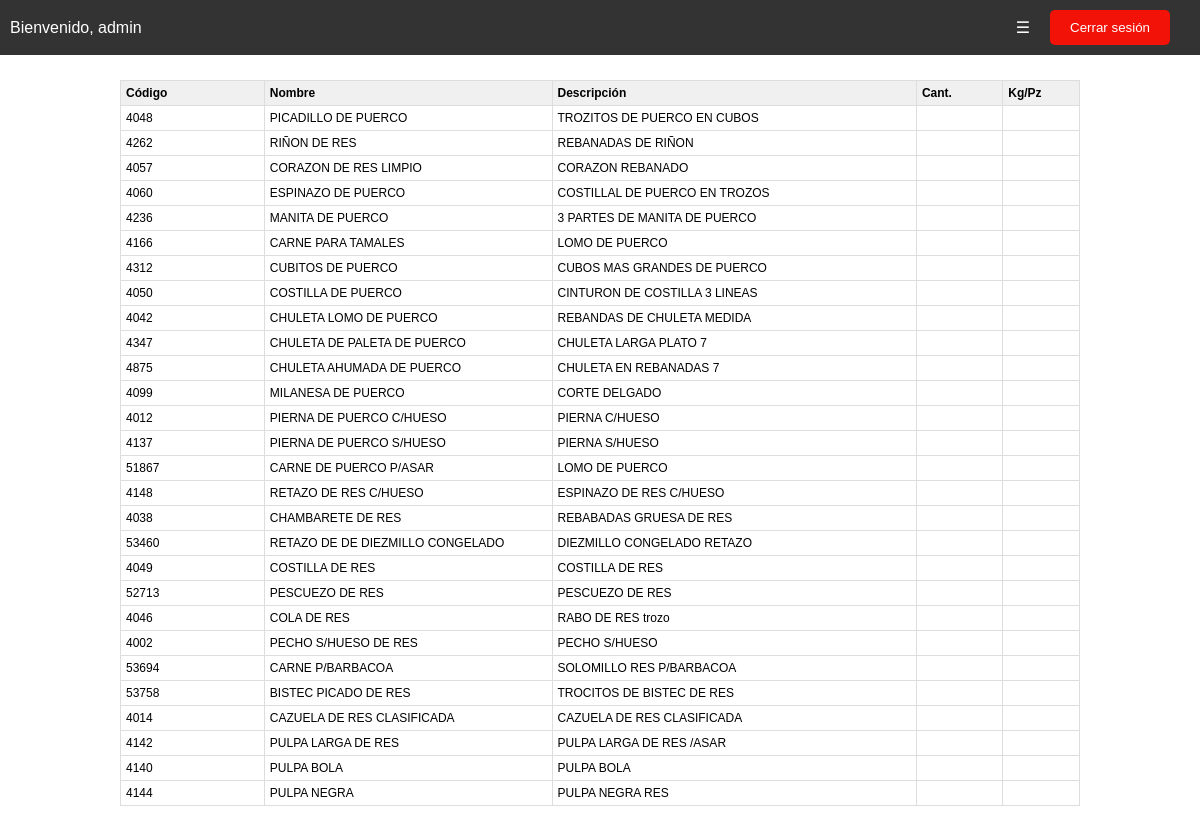
The app's page /fornatoinv.php (signed in) with its own data.
### tables this page shows
CREATE TABLE `add_product` (
  `id` int(11) NOT NULL,
  `codigo` varchar(50) NOT NULL,
  `nombre` varchar(255) NOT NULL,
  `descripcion` text NOT NULL,
  `variante` varchar(100) NOT NULL,
  `cantidad` int(11) NOT NULL,
  `unidad_medida` enum('pieza','kilo') NOT NULL DEFAULT 'pieza',
  `cantidad_minima` int(11) DEFAULT NULL,
  `cantidad_maxima` int(11) DEFAULT NULL,
  `excedente` int(11) DEFAULT NULL
);

### fornatoinv.php (the view, shortened to what this page needs)
<?php
include('conexion.php');
$query = "SELECT * FROM add_product";
$result = $conn->query($query);
?>
<!DOCTYPE html>
<html>
<head>
    <link rel="stylesheet" href="style.css">
</head>
<body>
    <div class="nav-bar">
        <ul>
            <li style="margin-right: auto;">Bienvenido, <?php echo $_SESSION['username']; ?></li>
            <li><a href="#" class="menu-btn">&#9776;</a>
            </li>
            <li><button class="logout-btn" id="logout-btn">Cerrar sesión</button></li>
        </ul>
    </div>
<div class="container">
    <table>
        <tr>
            <th>Código</th>
            <th>Nombre</th>
            <th>Descripción</th>
            <th>Cant.</th>
            <th>Kg/Pz</th>
        </tr>
        <?php while ($row = $result->fetch_assoc()) { ?>
            <tr>
                <td><?php echo $row['codigo']; ?></td>
                <td><?php echo $row['nombre']; ?></td>
                <td><?php echo $row['descripcion']; ?></td>
                <td>&nbsp;</td>
                <td>&nbsp;</td>
            </tr>
        <?php } ?>
    </table>
</div>    </div>
</body>
</html>

### style.css (style rules this page uses)
body { font-family: Arial, sans-serif; margin: 0; padding: 0; }
.nav-bar { position: fixed !important; top: 0; left: 0; width: 100%; background-color: #333; color: #fff; padding: 10px; text-align: right; z-index: 1000; box-sizing: border-box; }
.nav-bar ul { list-style: none; margin: 0; padding: 0; display: flex; justify-content: space-between; align-items: center; }
.nav-bar ul li { margin-right: 20px; position: relative; }
.nav-bar a { color: #fff; text-decoration: none; }
.logout-btn { background-color: #f31208; color: #fff; padding: 10px 20px; border: none; border-radius: 5px; cursor: pointer; }
.container { width: 80%; margin: 80px auto 40px auto; display: flex; justify-content: space-between; }

### fornatoinv.php (style rules this page uses)
.nav-bar { position: fixed; top: 0; left: 0; width: 100%; background-color: #333; color: #fff; padding: 10px; text-align: right; z-index: 1000; box-sizing: border-box; }
.container { width: 80%; margin: 80px auto 40px auto; }
table { border-collapse: collapse; width: 100%; }
th, td { border: 1px solid #ddd; padding: 5px; text-align: left; font-size: 12px; }
th { background-color: #f0f0f0; }
th:nth-child(1), td:nth-child(1) { width: 15%; }
th:nth-child(2), td:nth-child(2) { width: 30%; }
th:nth-child(3), td:nth-child(3) { width: 38%; }
th:nth-child(4), td:nth-child(4) { width: 9%; }
th:nth-child(5), td:nth-child(5) { width: 8%; }

### records on screen
add_product: codigo "4048", nombre "PICADILLO DE PUERCO", descripcion "TROZITOS DE PUERCO EN CUBOS"
add_product: codigo "4262", nombre "RIÑON DE RES", descripcion "REBANADAS DE RIÑON"
add_product: codigo "4057", nombre "CORAZON DE RES LIMPIO", descripcion "CORAZON REBANADO"
add_product: codigo "4060", nombre "ESPINAZO DE PUERCO", descripcion "COSTILLAL DE PUERCO EN TROZOS"
add_product: codigo "4236", nombre "MANITA DE PUERCO", descripcion "3 PARTES DE MANITA DE PUERCO"
add_product: codigo "4166", nombre "CARNE PARA TAMALES", descripcion "LOMO DE PUERCO"
add_product: codigo "4312", nombre "CUBITOS DE PUERCO", descripcion "CUBOS MAS GRANDES DE PUERCO"
add_product: codigo "4050", nombre "COSTILLA DE PUERCO", descripcion "CINTURON DE COSTILLA 3 LINEAS"
add_product: codigo "4042", nombre "CHULETA LOMO DE PUERCO", descripcion "REBANDAS DE CHULETA MEDIDA"
add_product: codigo "4347", nombre "CHULETA DE PALETA DE PUERCO", descripcion "CHULETA LARGA PLATO 7"
add_product: codigo "4875", nombre "CHULETA AHUMADA DE PUERCO", descripcion "CHULETA EN REBANADAS 7"
add_product: codigo "4099", nombre "MILANESA DE PUERCO", descripcion "CORTE DELGADO"
add_product: codigo "4012", nombre "PIERNA DE PUERCO C/HUESO", descripcion "PIERNA C/HUESO"
add_product: codigo "4137", nombre "PIERNA DE PUERCO S/HUESO", descripcion "PIERNA S/HUESO"
add_product: codigo "51867", nombre "CARNE DE PUERCO P/ASAR", descripcion "LOMO DE PUERCO"
add_product: codigo "4148", nombre "RETAZO DE RES C/HUESO", descripcion "ESPINAZO DE RES C/HUESO"
add_product: codigo "4038", nombre "CHAMBARETE DE RES", descripcion "REBABADAS GRUESA DE RES"
add_product: codigo "53460", nombre "RETAZO DE DE DIEZMILLO CONGELADO", descripcion "DIEZMILLO CONGELADO RETAZO"
add_product: codigo "4049", nombre "COSTILLA DE RES", descripcion "COSTILLA DE RES"
add_product: codigo "52713", nombre "PESCUEZO DE RES", descripcion "PESCUEZO DE RES"
add_product: codigo "4046", nombre "COLA DE RES", descripcion "RABO DE RES trozo"
add_product: codigo "4002", nombre "PECHO S/HUESO DE RES", descripcion "PECHO S/HUESO"
add_product: codigo "53694", nombre "CARNE P/BARBACOA", descripcion "SOLOMILLO RES P/BARBACOA"
add_product: codigo "53758", nombre "BISTEC PICADO DE RES", descripcion "TROCITOS DE BISTEC DE RES"
add_product: codigo "4014", nombre "CAZUELA DE RES CLASIFICADA", descripcion "CAZUELA DE RES CLASIFICADA"
add_product: codigo "4142", nombre "PULPA LARGA DE RES", descripcion "PULPA LARGA DE RES /ASAR"
add_product: codigo "4140", nombre "PULPA BOLA", descripcion "PULPA BOLA"
add_product: codigo "4144", nombre "PULPA NEGRA", descripcion "PULPA NEGRA RES"

### other values on screen
$_SESSION['username'] "admin"
